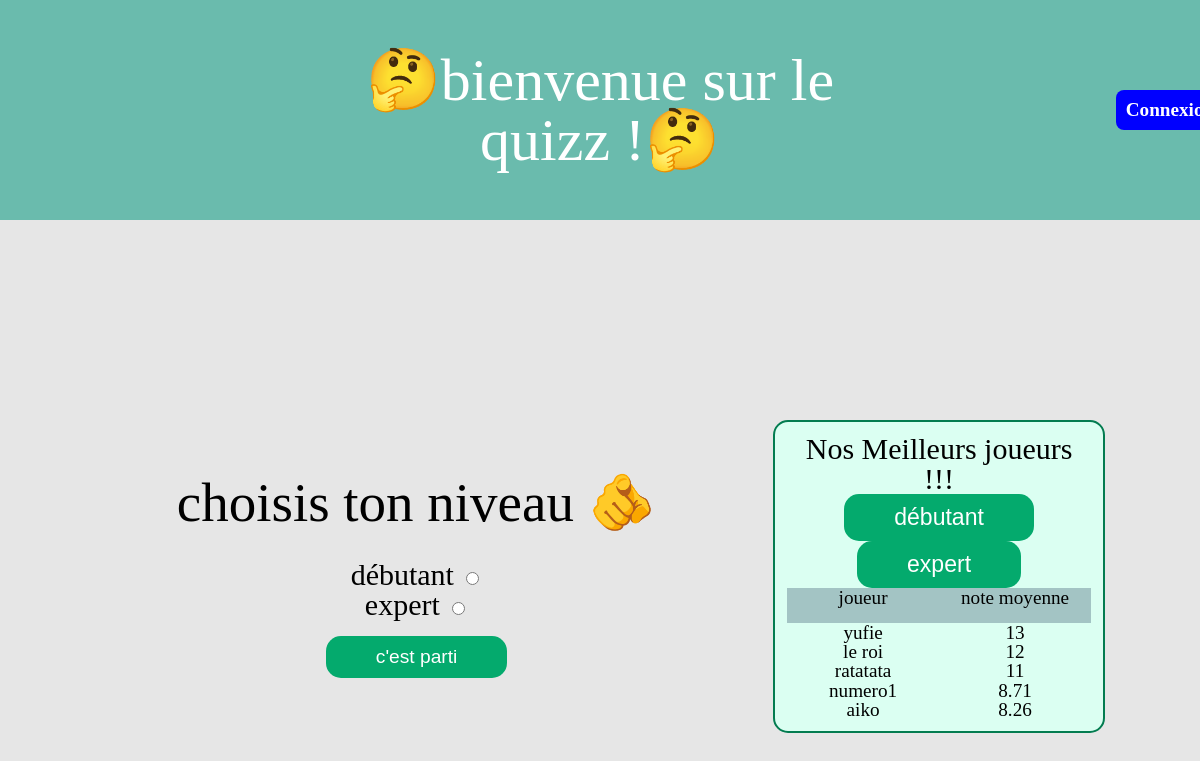
The page / on the database its author committed.
### tables this page shows
CREATE TABLE IF NOT EXISTS `user` (
  `idu` int NOT NULL AUTO_INCREMENT,
  `nom` varchar(50) NOT NULL,
  `prenom` varchar(50) NOT NULL,
  `login` varchar(50) NOT NULL,
  `mdp` varchar(50) NOT NULL,
  `moy1` float DEFAULT NULL,
  `moy2` float DEFAULT NULL,
  PRIMARY KEY (`idu`)
);

### index.php (the view, shortened to what this page needs)
<?php
include('connect.php');
?>
<!DOCTYPE html>
<html lang="fr">
<head>
    <link rel="stylesheet" href="css/reset.css">
    <link rel="stylesheet" href="css/index.css">
</head>
<header>
    <?php
require_once("header.php");
?>
</header>
<body class="color">
    <div class="container5">
        <div class="form">
            <form action="quizz.php" method="post">
                <div class="champs">
                    <div class="qes">
                        choisis ton niveau 🫵
                    </div>
                    <div class="deb">
                        <br>
                        <label for="debutant">débutant</label>
                        <input type="radio" name="niveau" id="debutant" value="0">
                    </div>
                    <div class="exp">
                        <label for="expert">expert</label>
                        <input type="radio" name="niveau" id="expert" value="1">
                    </div>
                    <br><input type="submit" value="c'est parti">
                </div>
            </form>
        </div>
        <div class="tableau">
            <p class="para"><b>Nos Meilleurs joueurs !!!</b></p>
            <form method="post">
                <input type="submit" name="débutant" value="débutant" />
                <input type="submit" name="expert" value="expert" />
            </form>
            <table>
                <tr>
                    <th>joueur</th>
                    <th>note moyenne</th>
                </tr>
            <?php
                    if(!isset($_POST['débutant']) && !isset ($_POST['expert'])){
                $sel = "select * from user order by moy1 DESC limit 5";
                $req5 = mysqli_query($id, $sel);
                while ($ligne = mysqli_fetch_array($req5))
                {
                    $moyenne1 = $ligne["moy1"];
                    $user = $ligne["prenom"];
            ?>
                <tr>
                    <td><?php echo $user; ?></td>
                    <td><?php echo $moyenne1;?> </td>
                </tr>
                <?php
                }
            ?>
            </table>
            <?php } ?>
        </div>
    </div>
</body>
</html>

### css/index.css (style rules this page uses)
* { box-sizing: border-box; }
header { background-color: rgb(106, 187, 173); }
body { background-color: rgb(230, 230, 230); }
.champs { width: 100%; padding: 12px; text-align: center; }
.qes { font-size: 55px; }
.deb { font-size: 30px; }
.exp { font-size: 30px; }
label { cursor: pointer; }
input[type=submit] { font-size: larger; background-color: #04AA6D; border: grey; border-radius: 15px; color: white; padding-left:50px; padding-right:50px; padding-top:10px; padding-bottom:10px; cursor: pointer; }
.tableau { text-align: center; width: 31%; margin: auto; margin-right: 35px; padding: 12px; font-size: larger; border: 2px solid #037c50; background-color: #dbfff2; border-radius: 15px; }
th { height: 35px; width: 500px; background-color: rgb(163, 196, 196); color: black; font-family: 'Gill Sans', 'Gill Sans MT', Calibri, 'Trebuchet MS', sans-serif; }
tr, td { padding: 3px; width: 33.333%; }
.container5 { width: 90%; margin: auto; display: flex; margin-top: 200px; }
.form { width: 66.666%; margin: auto; }
.para { font-size: 30px; }

### css/header.css (style rules this page uses)
* { box-sizing: border-box; }
header { background-color: rgb(106, 187, 173); margin-bottom: 25px; width: 100%; }

### rows shown on the page
user: prenom "yufie", moy1 "13"
user: prenom "le roi", moy1 "12"
user: prenom "ratatata", moy1 "11"
user: prenom "numero1", moy1 "8.71"
user: prenom "aiko", moy1 "8.26"
